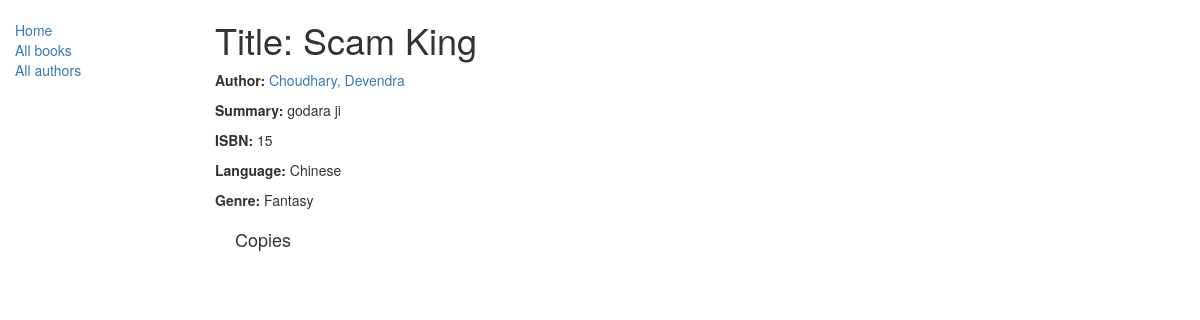
Before: /catalog/book/7 with the older database file.
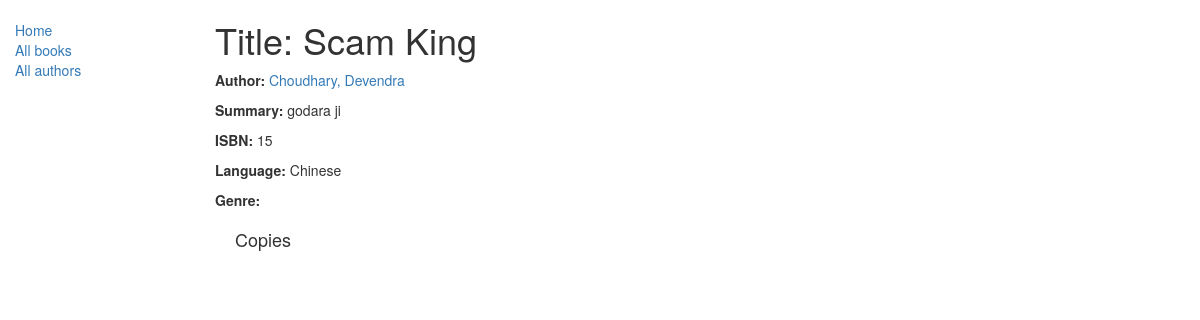
After: the same page with the newer database file.
### catalog/models.py (models this page shows)
class Genre(models.Model):
    name = models.CharField(max_length=200, help_text="Enter a book genre (e.g. Science Fiction, French Poetry etc.)")
    def __str__(self):
        return self.name

### catalog/views.py (the view)
# urls.py: path('book/<int:pk>', views.BookDetailView.as_view(), name='book-detail'),
class BookDetailView(generic.DetailView):
    model = Book
    """
    if we don't want to use above BookDetailView then we can write it as below
    how you would implement the class-based view as a function, if you were not using the generic class-based detail view.

    def book_detail_view(request,pk):
        try:
            book_id=Book.objects.get(pk=pk)
        except Book.DoesNotExist:
            raise Http404("Book does not exist")

        #book_id=get_object_or_404(Book, pk=pk)

        return render(
            request,
            'catalog/book_detail.html',
            context={'book':book_id,}
        )
    """

### catalog/models.py (called while the page is built)
    def __str__(self):
        return '{0}, {1}'.format(self.last_name,self.first_name)

    def __str__(self):
        return self.language

### catalog/templates/catalog/book_detail.html (shortened to what this page needs)
{% extends "base_generic.html" %}
{% block content %}
  <h1>Title: {{ book.title }}</h1>
  <p><strong>Author:</strong> <a href="{% url 'author-detail' book.author.pk %}">{{ book.author }}</a></p>
  <p><strong>Summary:</strong> {{ book.summary }}</p>
  <p><strong>ISBN:</strong> {{ book.isbn }}</p>
  <p><strong>Language:</strong> {{ book.language }}</p>
  <p><strong>Genre:</strong> {% for genre in book.genre.all %} {{ genre }}{% if not forloop.last %}, {% endif %}{% endfor %}</p>
  <div style="margin-left:20px;margin-top:20px">
    <h4>Copies</h4>
  </div>
{% endblock %}

Changed rows visible on the page:
removed Genre: name "Fantasy"
